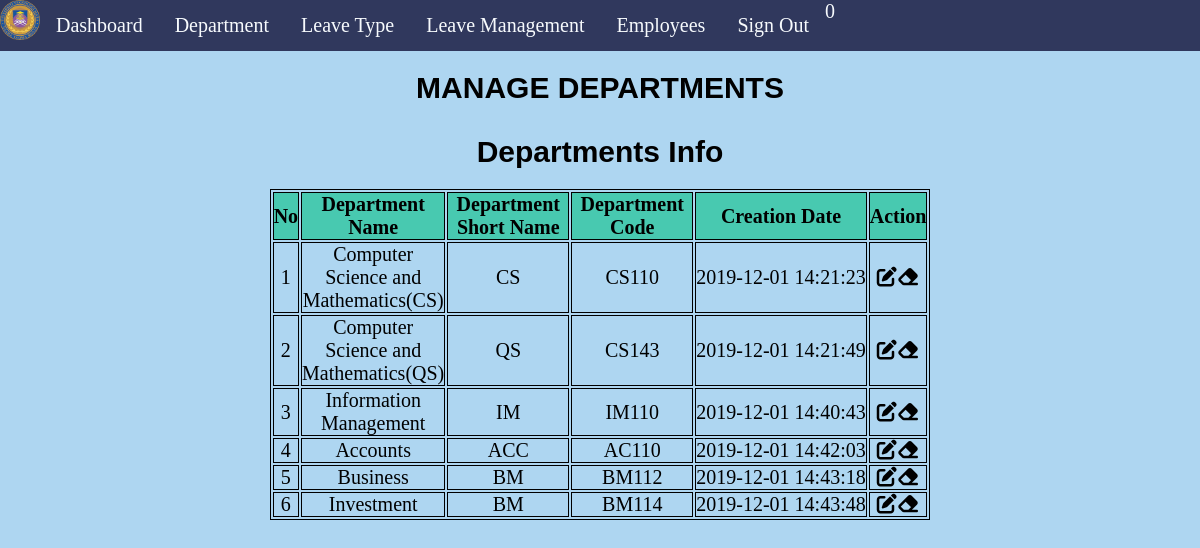
Screenshot of /admin/managedepartments.php (signed in) with the database file from the repository.
### tables this page shows
CREATE TABLE `tbldepartments` (
  `id` int(11) NOT NULL,
  `DepartmentName` varchar(150) DEFAULT NULL,
  `DepartmentShortName` varchar(100) NOT NULL,
  `DepartmentCode` varchar(50) DEFAULT NULL,
  `CreationDate` timestamp NULL DEFAULT CURRENT_TIMESTAMP
);

### admin/managedepartments.php (the view, shortened to what this page needs)
<?php
    include('includes/config.php');
    if(strlen($_SESSION['alogin'])==0)
    {
        header('location:index.php');
    }
    else{
    ?>
<!DOCTYPE html>
<html lang="en">
    <head>
    </head>
    <body>
		<center>
       <?php include('includes/sidebar.php');?>
            <main class="mn-inner">
                    <div class="col s12">
                        <h1><div class="page-title">MANAGE DEPARTMENTS</div></h1>
                    </div>
                    <div class="card-content">
                        <h3>Departments Info</h3>
                        <table>
                            <thead>
                                <tr>
                                    <th>No</th>
                                    <th width="120">Department Name</th>
                                    <th width="120">Department Short Name</th>
                                    <th width="120">Department Code</th>
                                    <th align="center">Creation Date</th>
                                    <th align="center">Action</th>
                                </tr>
                            </thead>
                            <tbody>
                                <?php $sql = "SELECT * from tbldepartments";
                                $query = $dbh -> prepare($sql);
                                $query->execute();
                                $results=$query->fetchAll(PDO::FETCH_OBJ);
                                $cnt=1;
                                if($query->rowCount() > 0)
                                {
                                    foreach($results as $result)
                                    {?>
                                        <tr>
                                            <td> <?php echo htmlentities($cnt);?></td>
                                            <td><?php echo htmlentities($result->DepartmentName);?></td>
                                            <td><?php echo htmlentities($result->DepartmentShortName);?></td>
                                            <td><?php echo htmlentities($result->DepartmentCode);?></td>
                                            <td><?php echo htmlentities($result->CreationDate);?></td>
                                            <td><a href="editdepartment.php?deptid=<?php echo htmlentities($result->id);?>"><i style="color: black" class='fas'>&#xf044;</i></a><a href="managedepartments.php?del=<?php echo htmlentities($result->id);?>" onclick="return confirm('Do you want to delete');"><i style="color: black" class='fas'>&#xf12d;</i></a></td>
                                        </tr>
                                        <?php $cnt++;
                                    }
                                }?>
                            </tbody>
                        </table>
						</center>
    </body>
</html>
<?php } ?>

### admin/managedepartments.php (style rules this page uses)
.page-title { padding: 10px; margin: 10px; font-family: Impact,Charcoal,sans-serif; font-size: 30px; }
h3 { padding: 10px; margin: 10px; font-family: Impact,Charcoal,sans-serif; font-size: 30px; }
table, th, td { border: 1px solid black; }
th { background-color: #48C9B0; color: black; }
body { font-size:20px; background-color:#AED6F1; }
td { text-align:center; }

### admin/includes/sidebar.php (style rules this page uses)
* { margin: 0; padding: 0; }

### rows the page displays
tbldepartments: DepartmentName "Computer Science and Mathematics(CS)", DepartmentShortName "CS", DepartmentCode "CS110", CreationDate "2019-12-01 14:21:23"
tbldepartments: DepartmentName "Computer Science and Mathematics(QS)", DepartmentShortName "QS", DepartmentCode "CS143", CreationDate "2019-12-01 14:21:49"
tbldepartments: DepartmentName "Information Management", DepartmentShortName "IM", DepartmentCode "IM110", CreationDate "2019-12-01 14:40:43"
tbldepartments: DepartmentName "Accounts", DepartmentShortName "ACC", DepartmentCode "AC110", CreationDate "2019-12-01 14:42:03"
tbldepartments: DepartmentName "Business", DepartmentShortName "BM", DepartmentCode "BM112", CreationDate "2019-12-01 14:43:18"
tbldepartments: DepartmentName "Investment", DepartmentShortName "BM", DepartmentCode "BM114", CreationDate "2019-12-01 14:43:48"

### other values shown
$unreadcount "0"
